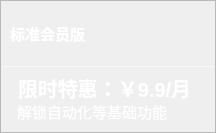
                      <widget class="QFrame" name="frame_top2">
                       <property name="minimumSize">
                        <size>
                         <width>216</width>
                         <height>133</height>
                        </size>
                       </property>
                       <property name="maximumSize">
                        <size>
                         <width>16777215</width>
                         <height>150</height>
                        </size>
                       </property>
                       <property name="styleSheet">
                        <string notr="true">
QFrame#frame_top2{
color: rgb(255, 255, 255);
border-radius: 10px;
background-color: qradialgradient(cx:0, cy:0, radius:1, fx:0.1, fy:0.1, stop:0 rgb(253, 139, 133),  stop:1 rgb(248, 194, 152));
border: 1px outset rgb(252, 194, 149)
}
</string>
                       </property>
                       <property name="frameShape">
                        <enum>QFrame::StyledPanel</enum>
                       </property>
                       <property name="frameShadow">
                        <enum>QFrame::Raised</enum>
                       </property>
                       <layout class="QVBoxLayout" name="verticalLayout_7" stretch="1,4,1">
                        <property name="spacing">
                         <number>0</number>
                        </property>
                        <property name="leftMargin">
                         <number>0</number>
                        </property>
                        <property name="topMargin">
                         <number>0</number>
                        </property>
                        <property name="rightMargin">
                         <number>0</number>
                        </property>
                        <property name="bottomMargin">
                         <number>0</number>
                        </property>
                        <item>
                         <widget class="QFrame" name="frame_116">
                          <property name="styleSheet">
                           <string notr="true">background-color: transparent;
border:none</string>
                          </property>
                          <property name="frameShape">
                           <enum>QFrame::StyledPanel</enum>
                          </property>
                          <property name="frameShadow">
                           <enum>QFrame::Raised</enum>
                          </property>
                          <layout class="QHBoxLayout" name="horizontalLayout_9">
                           <item>
                            <widget class="QPushButton" name="base_pushButton">
                             <property name="minimumSize">
                              <size>
                               <width>0</width>
                               <height>24</height>
                              </size>
                             </property>
                             <property name="maximumSize">
                              <size>
                               <width>41677</width>
                               <height>48</height>
                              </size>
                             </property>
                             <property name="font">
                              <font>
                               <family>微软雅黑 Light</family>
                               <pointsize>11</pointsize>
                               <bold>true</bold>
                              </font>
                             </property>
                             <property name="cursor">
                              <cursorShape>PointingHandCursor</cursorShape>
                             </property>
                             <property name="focusPolicy">
                              <enum>Qt::NoFocus</enum>
                             </property>
                             <property name="styleSheet">
                              <string notr="true">QPushButton{
	color: rgb(255, 255, 255);
text-align:left;

	border:0px outset rgb(255, 255, 255);
	border-radius:8px;
}
QPushButton:hover {

border:2px outset rgba(36, 36, 36,0);
}
QPushButton:pressed {

border:4px outset rgba(36, 36, 36,0);
}
</string>
                             </property>
                             <property name="text">
                              <string>标准会员版</string>
                             </property>
                             <property name="icon">
                              <iconset>
                               <normaloff>resources/img/小标/小标-标准会员版本.svg</normaloff>resources/img/小标/小标-标准会员版本.svg</iconset>
                             </property>
                            </widget>
                           </item>
                          </layout>
                         </widget>
                        </item>
                        <item>
                         <widget class="Line" name="line_7">
                          <property name="maximumSize">
                           <size>
                            <width>16777215</width>
                            <height>1</height>
                           </size>
                          </property>
                          <property name="styleSheet">
                           <string notr="true">background-color: rgba(255, 255, 255, 89);</string>
                          </property>
                          <property name="orientation">
                           <enum>Qt::Horizontal</enum>
                          </property>
                         </widget>
                        </item>
                        <item>
                         <widget class="QFrame" name="frame_117">
                          <property name="styleSheet">
                           <string notr="true">background-color: transparent;
border:none</string>
                          </property>
                          <property name="frameShape">
                           <enum>QFrame::StyledPanel</enum>
                          </property>
                          <property name="frameShadow">
                           <enum>QFrame::Raised</enum>
                          </property>
                          <layout class="QVBoxLayout" name="verticalLayout_43">
                           <property name="spacing">
                            <number>0</number>
                           </property>
                           <property name="leftMargin">
                            <number>0</number>
                           </property>
                           <property name="topMargin">
                            <number>0</number>
                           </property>
                           <property name="rightMargin">
                            <number>0</number>
                           </property>
                           <property name="bottomMargin">
                            <number>0</number>
                           </property>
                           <item alignment="Qt::AlignBottom">
                            <widget class="QLabel" name="label_8">
                             <property name="maximumSize">
                              <size>
                               <width>16777215</width>
                               <height>24</height>
                              </size>
                             </property>
                             <property name="font">
                              <font>
                               <pointsize>15</pointsize>
                               <bold>true</bold>
                              </font>
                             </property>
                             <property name="styleSheet">
                              <string notr="true">color: rgb(255, 255, 255);
padding-left:12px;</string>
                             </property>
                             <property name="text">
                              <string>限时特惠：￥9.9/月</string>
                             </property>
                             <property name="alignment">
                              <set>Qt::AlignLeading|Qt::AlignLeft|Qt::AlignVCenter</set>
                             </property>
                            </widget>
                           </item>
                           <item alignment="Qt::AlignTop">
                            <widget class="QLabel" name="label_84">
                             <property name="maximumSize">
                              <size>
                               <width>16777215</width>
                               <height>24</height>
                              </size>
                             </property>
                             <property name="font">
                              <font>
                               <family>微软雅黑 Light</family>
                               <pointsize>11</pointsize>
                               <underline>false</underline>
                              </font>
                             </property>
                             <property name="styleSheet">
                              <string notr="true">color: rgb(255, 255, 255);
padding-left:12px;</string>
                             </property>
                             <property name="text">
                              <string>解锁自动化等基础功能</string>
                             </property>
                             <property name="alignment">
                              <set>Qt::AlignLeading|Qt::AlignLeft|Qt::AlignVCenter</set>
                             </property>
                            </widget>
                           </item>
                          </layout>
                         </widget>
                        </item>
                       </layout>
                      </widget>
